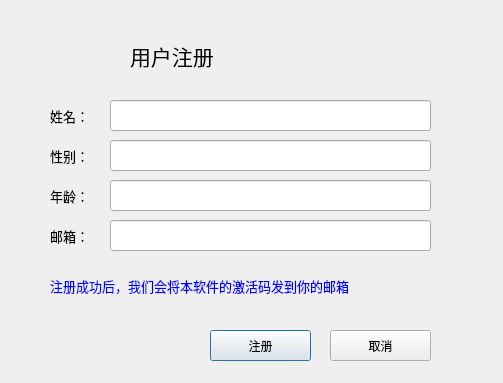
<?xml version="1.0" encoding="UTF-8"?>
<ui version="4.0">
 <class>Dialog</class>
 <widget class="QDialog" name="Dialog">
  <property name="geometry">
   <rect>
    <x>0</x>
    <y>0</y>
    <width>503</width>
    <height>383</height>
   </rect>
  </property>
  <property name="windowTitle">
   <string>Dialog</string>
  </property>
  <widget class="QPushButton" name="pushButton">
   <property name="geometry">
    <rect>
     <x>210</x>
     <y>330</y>
     <width>101</width>
     <height>31</height>
    </rect>
   </property>
   <property name="text">
    <string>注册</string>
   </property>
  </widget>
  <widget class="QLabel" name="label_3">
   <property name="geometry">
    <rect>
     <x>50</x>
     <y>140</y>
     <width>81</width>
     <height>31</height>
    </rect>
   </property>
   <property name="font">
    <font>
     <family>微软雅黑</family>
     <pointsize>10</pointsize>
    </font>
   </property>
   <property name="text">
    <string>性别：</string>
   </property>
  </widget>
  <widget class="QLabel" name="label_6">
   <property name="geometry">
    <rect>
     <x>50</x>
     <y>270</y>
     <width>411</width>
     <height>31</height>
    </rect>
   </property>
   <property name="font">
    <font>
     <family>微软雅黑</family>
     <pointsize>10</pointsize>
    </font>
   </property>
   <property name="styleSheet">
    <string notr="true">color: rgb(0, 0, 255);</string>
   </property>
   <property name="text">
    <string>注册成功后，我们会将本软件的激活码发到你的邮箱</string>
   </property>
  </widget>
  <widget class="QLabel" name="label">
   <property name="geometry">
    <rect>
     <x>130</x>
     <y>30</y>
     <width>161</width>
     <height>51</height>
    </rect>
   </property>
   <property name="font">
    <font>
     <family>微软雅黑</family>
     <pointsize>16</pointsize>
    </font>
   </property>
   <property name="text">
    <string>用户注册</string>
   </property>
  </widget>
  <widget class="QLabel" name="label_5">
   <property name="geometry">
    <rect>
     <x>50</x>
     <y>220</y>
     <width>81</width>
     <height>31</height>
    </rect>
   </property>
   <property name="font">
    <font>
     <family>微软雅黑</family>
     <pointsize>10</pointsize>
    </font>
   </property>
   <property name="text">
    <string>邮箱：</string>
   </property>
  </widget>
  <widget class="QLineEdit" name="lineEdit_email">
   <property name="geometry">
    <rect>
     <x>110</x>
     <y>220</y>
     <width>321</width>
     <height>31</height>
    </rect>
   </property>
   <property name="font">
    <font>
     <family>微软雅黑</family>
     <pointsize>10</pointsize>
    </font>
   </property>
   <property name="text">
    <string/>
   </property>
  </widget>
  <widget class="QLineEdit" name="lineEdit_name">
   <property name="geometry">
    <rect>
     <x>110</x>
     <y>100</y>
     <width>321</width>
     <height>31</height>
    </rect>
   </property>
   <property name="font">
    <font>
     <family>微软雅黑</family>
     <pointsize>10</pointsize>
    </font>
   </property>
   <property name="text">
    <string/>
   </property>
  </widget>
  <widget class="QLabel" name="label_4">
   <property name="geometry">
    <rect>
     <x>50</x>
     <y>180</y>
     <width>81</width>
     <height>31</height>
    </rect>
   </property>
   <property name="font">
    <font>
     <family>微软雅黑</family>
     <pointsize>10</pointsize>
    </font>
   </property>
   <property name="text">
    <string>年龄：</string>
   </property>
  </widget>
  <widget class="QPushButton" name="pushButton_2">
   <property name="geometry">
    <rect>
     <x>330</x>
     <y>330</y>
     <width>101</width>
     <height>31</height>
    </rect>
   </property>
   <property name="text">
    <string>取消</string>
   </property>
  </widget>
  <widget class="QLabel" name="label_2">
   <property name="geometry">
    <rect>
     <x>50</x>
     <y>100</y>
     <width>81</width>
     <height>31</height>
    </rect>
   </property>
   <property name="font">
    <font>
     <family>微软雅黑</family>
     <pointsize>10</pointsize>
    </font>
   </property>
   <property name="text">
    <string>姓名：</string>
   </property>
  </widget>
  <widget class="QLineEdit" name="lineEdit_sex">
   <property name="geometry">
    <rect>
     <x>110</x>
     <y>140</y>
     <width>321</width>
     <height>31</height>
    </rect>
   </property>
   <property name="font">
    <font>
     <family>微软雅黑</family>
     <pointsize>10</pointsize>
    </font>
   </property>
   <property name="text">
    <string/>
   </property>
  </widget>
  <widget class="QLineEdit" name="lineEdit_age">
   <property name="geometry">
    <rect>
     <x>110</x>
     <y>180</y>
     <width>321</width>
     <height>31</height>
    </rect>
   </property>
   <property name="font">
    <font>
     <family>微软雅黑</family>
     <pointsize>10</pointsize>
    </font>
   </property>
   <property name="text">
    <string/>
   </property>
  </widget>
 </widget>
 <resources/>
 <connections>
  <connection>
   <sender>pushButton_2</sender>
   <signal>clicked()</signal>
   <receiver>Dialog</receiver>
   <slot>close()</slot>
   <hints>
    <hint type="sourcelabel">
     <x>401</x>
     <y>345</y>
    </hint>
    <hint type="destinationlabel">
     <x>459</x>
     <y>329</y>
    </hint>
   </hints>
  </connection>
 </connections>
</ui>
